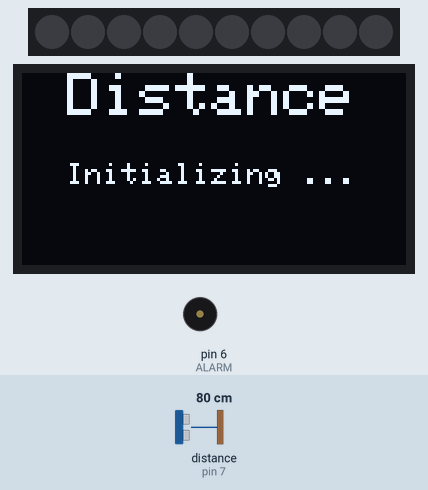
This sketch was run on a simulated Arduino Uno, built with avr-gcc and run on an emulated ATmega328P. Parts: 10 RGB LEDs in strip order, left to right, 128×64 one-colour display, buzzer (waves = sounding). The inputs (shaded band) are chosen by the test bench; at power-on: distance to the obstacle (sensor on pin 7) 80 cm. The echo pulse lasts 58.3 µs per cm; the display library's start-up logo is not drawn; what the sketch prints to the serial monitor is not drawn.

Above: at 1.8 s.
At 3.9 s:
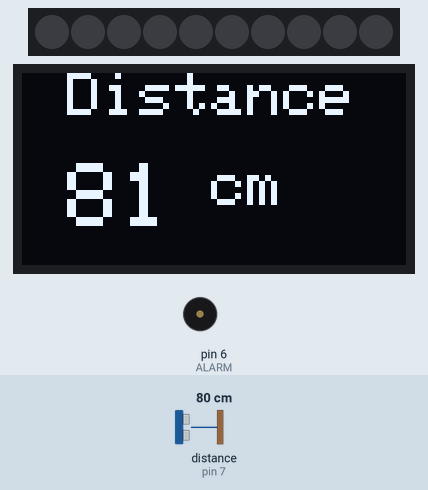
4.0 s: distance to the obstacle (sensor on pin 7) set to 73 cm
At 4.3 s:
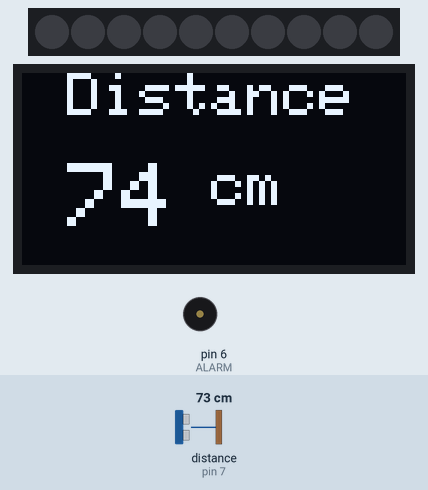
5.5 s: distance to the obstacle (sensor on pin 7) set to 64 cm
At 9.1 s:
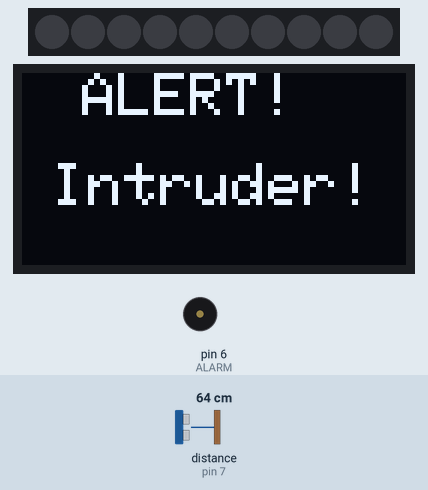
Timing chart, 0 to 10.6 s (numbered marks = the images above; inputs shaded):
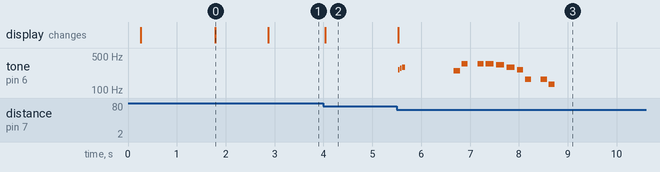

Measured:
- the behaviour switches between 70 and 69 cm on distance to the obstacle (sensor on pin 7) (found by bisection; images 2 and 3)
- after the input at 4.0 s, the display: changes at once (image 2)
- after the input at 5.5 s, tone on pin 6 (ALARM): plays 262 Hz for 0.03 s, 277 Hz for 0.03 s, 294 Hz for 0.06 s, 247 Hz for 0.13 s, 349 Hz for 0.13 s, 349 Hz for 0.13 s … (13 notes in this stretch), starting at once; the display: changes at once (image 3)
- what the display in image 0 shows lasts 1.1 s, from 1.8 s to 2.9 s

The sketch:

alarm.ino
```cpp
#include <Arduino.h>
#include <NewTone.h>
#include <Adafruit_NeoPixel.h>
#include <NewPing.h>
#include "Adafruit_GFX.h"
#include "Adafruit_SSD1306.h"
#include "alarm.h"

// change to false to use the more traditional alarm
#define USE_MUSIC_INSTEAD_OF_ALARM true

#if (SSD1306_LCDHEIGHT != 64)
#error("Height incorrect, please fix Adafruit_SSD1306.h!");
#endif

Adafruit_SSD1306 *display;
void showDistanceOnDisplay(unsigned int distance);
void showAlertOnDisplay();
void initDisplay();

float sinVal;
int toneVal;
int alarmDuration = 0;

Adafruit_NeoPixel strip = Adafruit_NeoPixel(10, LED_PIN, NEO_GRB + NEO_KHZ800);

NewPing sonar(TRIGGER_PIN, ECHO_PIN, MAX_DISTANCE); // NewPing setup of pins and maximum distance.
boolean triggered = false;

void setup(){
  Serial.begin(115200);       // Open serial monitor at 115200 baud to see ping results.
  pinMode(ALARM, OUTPUT);

  strip.begin();
  strip.show();       // Initialize all pixels to 'off'

  initDisplay();
  display->clearDisplay();
  display->setTextSize(2);
  display->setTextColor(WHITE);
  display->setCursor(15,0);
  display->println("Distance");
  display->setCursor(15, 30);
  display->setTextSize(1);
  display->println("Initializing ...");
  display->display();

  delay(1000);
}


void loop(){
  Serial.print("Alarm delay: "); Serial.println(alarmDuration);
  if(USE_MUSIC_INSTEAD_OF_ALARM == false && (triggered == true && alarmDuration < MAX_ALARM_TIME)) {
    alarmDuration += 600;
    alarm();
  } else if(USE_MUSIC_INSTEAD_OF_ALARM == false && triggered == true) {
    alarmDuration = 0;
    triggered = false;
    alarmOff();
  } else if (triggered == false) {
    delay(50);            // Wait 50ms between pings (about 20 pings/sec). 29ms should be the shortest delay between pings.
    unsigned int uS = sonar.ping();             // Send ping, get ping time in microseconds (uS).
    unsigned int distance = uS / US_ROUNDTRIP_CM;
    Serial.println(distance);

    if(distance < DOOR_WIDTH && distance > 0) {
      triggered = true;
      showAlertOnDisplay();

      if (USE_MUSIC_INSTEAD_OF_ALARM) {
        playMusic(death);
      }
    } else {
      showDistanceOnDisplay(distance);
    }
  }
}

void showDistanceOnDisplay(unsigned int distance) {
  display->clearDisplay();
  display->setTextSize(2);
  display->setCursor(15,0);
  display->println("Distance");
  display->setCursor(15, 30);
  display->setTextSize(3);
  display->print(distance);
  display->setTextSize(2);
  display->println(" cm");
  display->display();
}

void showAlertOnDisplay() {
  display->clearDisplay();
  display->setTextSize(2);
  display->setCursor(20,0);
  display->println("ALERT!");
  display->setCursor(10, 30);
  display->setTextSize(2);
  display->println("Intruder!");
  display->display();
}

void alarm(){
  color(225,0,178);    //red
  delay(100);
  color(0,199,225);  //yelow
  delay(100);
  color(4,225,0);
  delay(100);
  color(109,57,1);
  delay(100);
  color(8,0,225);
  delay(100);
  color(242,225,0);
  delay(100);
  for (int x=0; x<180; x++) {
    // convert degrees to radians then obtain sin value
    sinVal = (sin(x*(3.1412/180)));
    // generate a frequency from the sin value
    toneVal = 2000+(int(sinVal*1000));
    NewTone(ALARM, toneVal);
  }
}

void alarmOff() {
  color(0, 0, 0);
  NewTone(ALARM, 0);
}

//helper function enabling us to send a colour in one command
void color (unsigned char red, unsigned char green, unsigned char blue)     // the color generating function
{
  for(int i = 0; i < 10; i++) {
    strip.setPixelColor(i, red, green, blue);
  }
  strip.show();
}


void initDisplay() {
  delay(200);

  display = new Adafruit_SSD1306(4);

   // by default, we'll generate the high voltage from the 3.3v line internally! (neat!)
  display->begin(SSD1306_SWITCHCAPVCC, 0x3C);  // initialize with the I2C addr 0x3D (for the 128x64)
  // init done

  display->display(); // show splashscreen
  delay(1500);
  display->clearDisplay();   // clears the screen and buffer
}

// Borrowed these note arrays from https://github.com/tsukisan/Arduino/tree/master/WiiClassicSoundboard
void playMusic(const int *song) {
  if (song != NULL) {
    int numberOfNotes = song[0];

    for(int i = 1; i < (numberOfNotes * 2); i += 2) {
      int note =  song[i];
      int duration = song[i + 1];

      int durationMs = 1000 / duration;

      tone(ALARM, note, durationMs);
      delay(durationMs * 1.30);
      noTone(ALARM);
    }
  }
}
```

alarm.h
```cpp
#define MAX_ALARM_TIME      5000
#define ALARM               6
#define TRIGGER_PIN  6  // Arduino pin tied to trigger pin on the ultrasonic sensor.
#define ECHO_PIN     7  // Arduino pin tied to echo pin on the ultrasonic sensor.
#define MAX_DISTANCE 100 // Maximum distance we want to ping for (in centimeters).
#define DOOR_WIDTH   71  // Door Width in centimeters (28" Door)
// LED Light Strand Pin
#define LED_PIN      2

#define NOTE_H   0
#define NOTE_B0  31
#define NOTE_C1  33
#define NOTE_CS1 35
#define NOTE_D1  37
#define NOTE_DS1 39
#define NOTE_E1  41
#define NOTE_F1  44
#define NOTE_FS1 46
#define NOTE_G1  49
#define NOTE_GS1 52
#define NOTE_A1  55
#define NOTE_AS1 58
#define NOTE_B1  62
#define NOTE_C2  65
#define NOTE_CS2 69
#define NOTE_D2  73
#define NOTE_DS2 78
#define NOTE_E2  82
#define NOTE_F2  87
#define NOTE_FS2 93
#define NOTE_G2  98
#define NOTE_GS2 104
#define NOTE_A2  110
#define NOTE_AS2 117
#define NOTE_B2  123
#define NOTE_C3  131
#define NOTE_CS3 139
#define NOTE_D3  147
#define NOTE_DS3 156
#define NOTE_E3  165
#define NOTE_F3  175
#define NOTE_FS3 185
#define NOTE_G3  196
#define NOTE_GS3 208
#define NOTE_A3  220
#define NOTE_AS3 233
#define NOTE_B3  247
#define NOTE_C4  262
#define NOTE_CS4 277
#define NOTE_D4  294
#define NOTE_DS4 311
#define NOTE_E4  330
#define NOTE_F4  349
#define NOTE_FS4 370
#define NOTE_G4  392
#define NOTE_GS4 415
#define NOTE_A4  440
#define NOTE_AS4 466
#define NOTE_B4  494
#define NOTE_C5  523
#define NOTE_CS5 554
#define NOTE_D5  587
#define NOTE_DS5 622
#define NOTE_E5  659
#define NOTE_F5  698
#define NOTE_FS5 740
#define NOTE_G5  784
#define NOTE_GS5 831
#define NOTE_A5  880
#define NOTE_AS5 932
#define NOTE_B5  988
#define NOTE_C6  1047
#define NOTE_CS6 1109
#define NOTE_D6  1175
#define NOTE_DS6 1245
#define NOTE_E6  1319
#define NOTE_F6  1397
#define NOTE_FS6 1480
#define NOTE_G6  1568
#define NOTE_GS6 1661
#define NOTE_A6  1760
#define NOTE_AS6 1865
#define NOTE_B6  1976
#define NOTE_C7  2093
#define NOTE_CS7 2217
#define NOTE_D7  2349
#define NOTE_DS7 2489
#define NOTE_E7  2637
#define NOTE_F7  2794
#define NOTE_FS7 2960
#define NOTE_G7  3136
#define NOTE_GS7 3322
#define NOTE_A7  3520
#define NOTE_AS7 3729
#define NOTE_B7  3951
#define NOTE_C8  4186
#define NOTE_CS8 4435
#define NOTE_D8  4699
#define NOTE_DS8 4978

/*
// Borrowed these note arrays from https://github.com/tsukisan/Arduino/tree/master/WiiClassicSoundboard
const int theme[] = {11,                                                  // Array for Theme song
  NOTE_E4, 8, NOTE_E4, 8, NOTE_H, 8, NOTE_E4, 8, NOTE_H, 8, NOTE_C4, 8, NOTE_E4, 8, NOTE_H, 8, NOTE_G4, 8, NOTE_H, 3, NOTE_G3, 8};
const int life[] = {6,                                                    // Array for 1-up sound effect
  NOTE_E5, 10, NOTE_G5, 10, NOTE_E6, 10, NOTE_C6, 10, NOTE_D6, 10, NOTE_G6, 10};
const int flagpole[] = {27,                                               // Array for Flag pole sound effect & song
  NOTE_G2, 10, NOTE_C3, 10, NOTE_E3, 10, NOTE_G3, 10, NOTE_C4, 10, NOTE_E4, 10, NOTE_G4, 3, NOTE_E4, 3, NOTE_GS2, 10, NOTE_C3, 10,
  NOTE_DS3, 10, NOTE_GS3, 10, NOTE_C4, 10, NOTE_DS4, 10, NOTE_GS4, 3, NOTE_DS4, 3, NOTE_AS2, 10, NOTE_D3, 10, NOTE_F3, 10,
  NOTE_AS3, 10, NOTE_D4, 10, NOTE_F4, 10, NOTE_AS4, 3, NOTE_B4, 10, NOTE_B4, 10, NOTE_B4, 10, NOTE_C5, 2};*/
const int death[] = {17,                                                  // Array for Death sound effect & song
  NOTE_C4, 32, NOTE_CS4, 32, NOTE_D4, 16, NOTE_H, 4, NOTE_H, 2, NOTE_B3, 8, NOTE_F4, 8, NOTE_H, 8, NOTE_F4, 8, NOTE_F4, 6,
  NOTE_E4, 6, NOTE_D4, 6, NOTE_C4, 8, NOTE_E3, 8, NOTE_H, 8, NOTE_E3, 8, NOTE_C3, 8};
const int gameover[] = {15,                                               // Array for Game over song
  NOTE_C4, 8, NOTE_H, 8, NOTE_H, 8, NOTE_G3, 8, NOTE_H, 4, NOTE_E3, 4, NOTE_A3, 6, NOTE_B3, 6, NOTE_A3, 6, NOTE_GS3, 6, NOTE_AS3, 6,
  NOTE_GS3, 6, NOTE_G3, 8, NOTE_F3, 8, NOTE_G3, 4};
```

Source omitted: glcdfont.c (data table, 8395 bytes)
